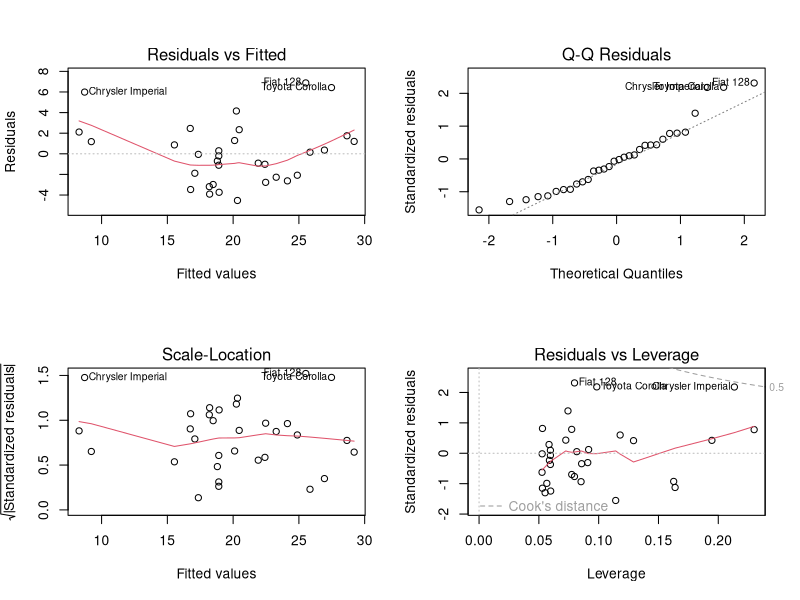
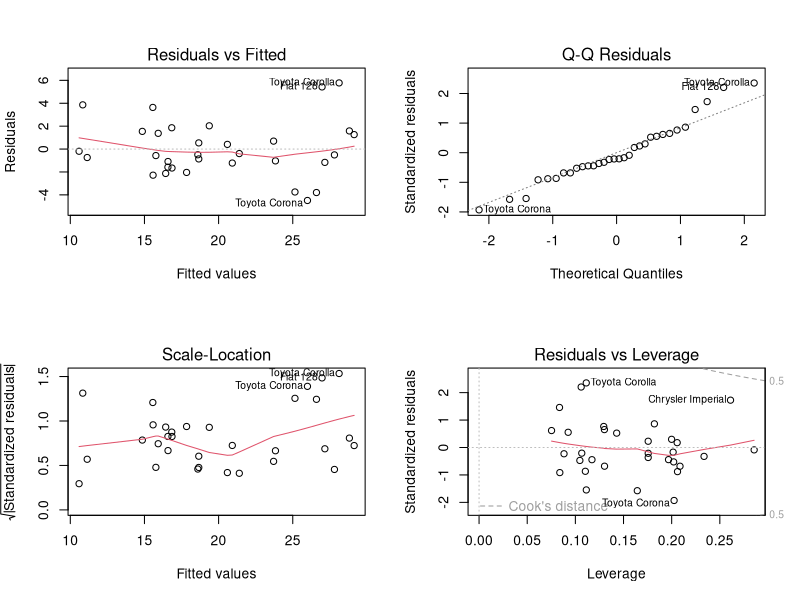
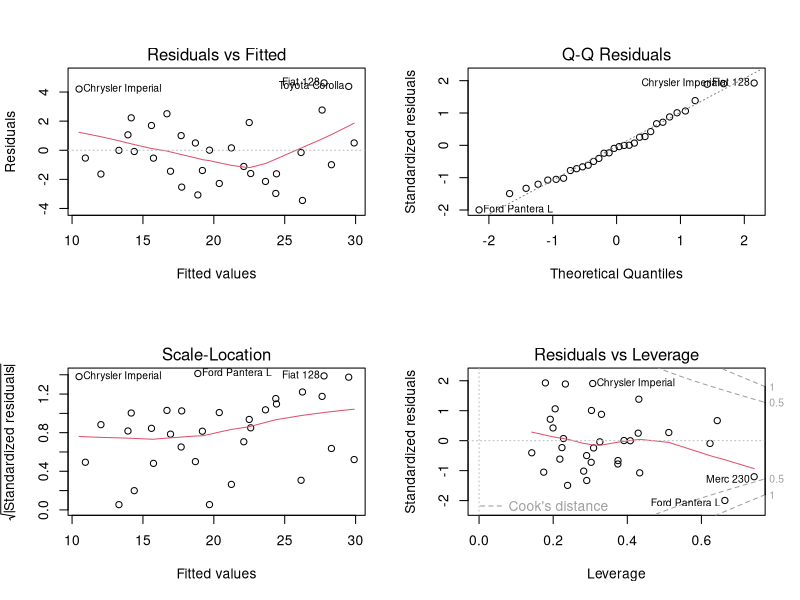
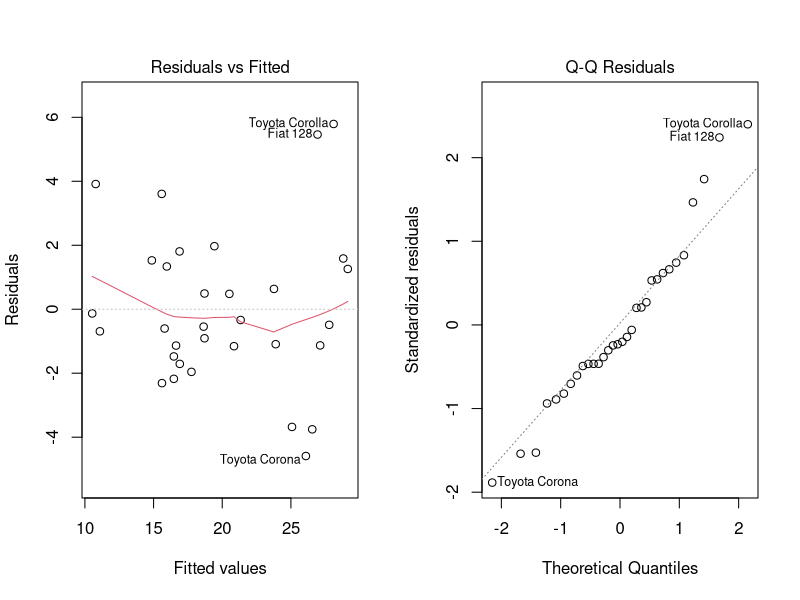
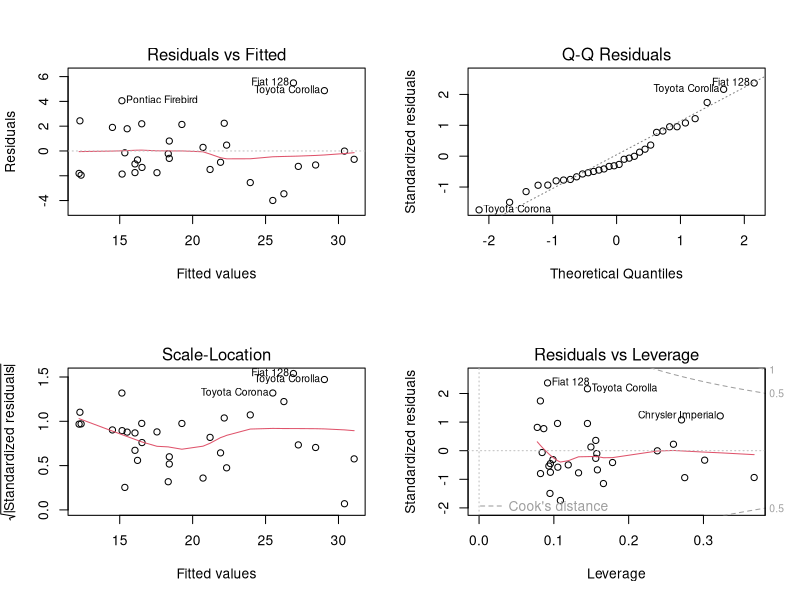
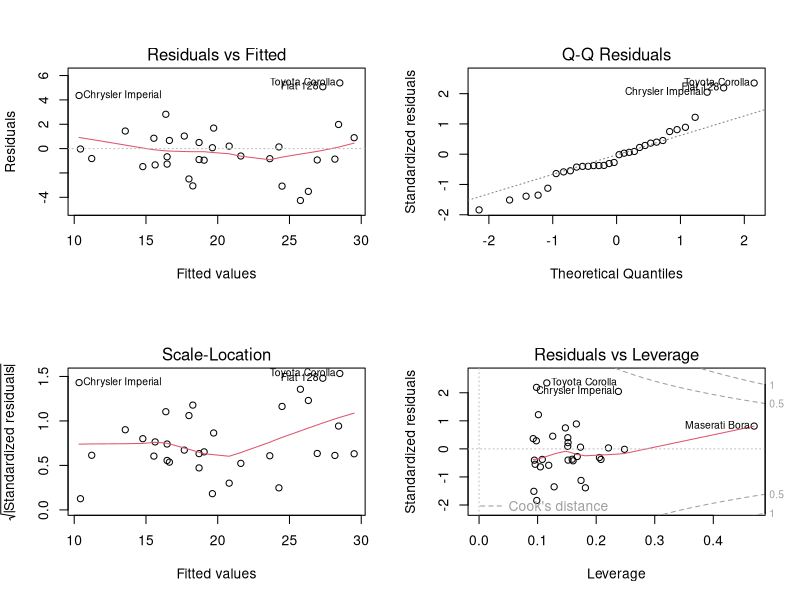
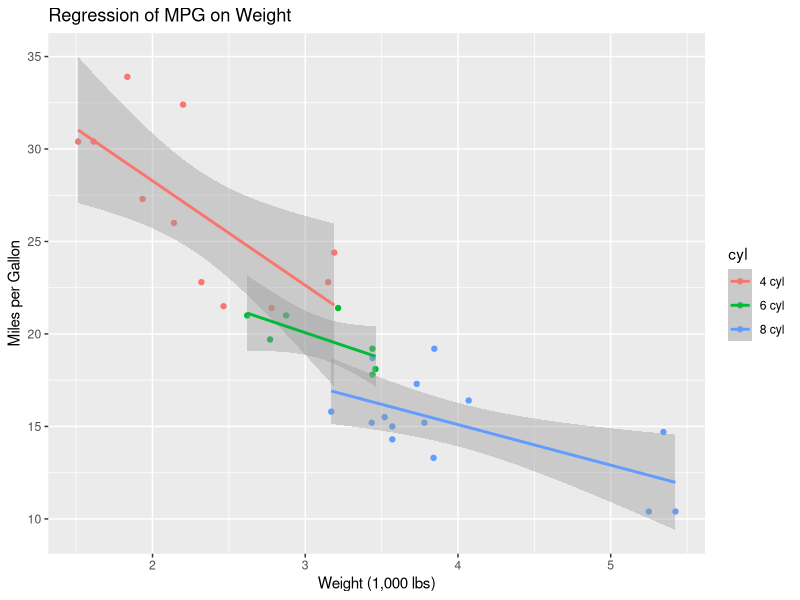

Generate these figures, in order, with R:
# TestReg.R
# Creator: Jim Callahan
# Date:    october 9, 2015 (Friday)
# Cert:    Johns Hopkins, "Data Science" by Coursera
# Course:  Regression
# Purpose: Test out some ideas and code for RegressionMPG project
# Source:  Modified Swiss example in "Residuals and Diagnostics" lecture

data(mtcars); 

MPGmod000 <- lm(mpg ~ as.factor(am), data=mtcars)
summary(MPGmod000)

par(mfrow = c(2, 2))
MPGmod001 <- lm(mpg ~ as.factor(am)+wt, data=mtcars)
summary(MPGmod001)
plot(MPGmod001)

par(mfrow = c(2, 2))
MPGmod002 <- lm(mpg ~ as.factor(am)+wt+as.factor(cyl), data=mtcars)
summary(MPGmod002)
plot(MPGmod002)

par(mfrow = c(2, 2))
MPGModAll <- lm(mpg  ~ . , data = mtcars); 
summary(MPGModAll)
plot(MPGModAll)

# drop Transmission (am) *** BEST MODEL ***
par(mfrow = c(1,2))
MPGmod003 <- lm(mpg ~ +wt+as.factor(cyl), data=mtcars)
summary(MPGmod003)
plot(MPGmod003, which = 1)
plot(MPGmod003, which = 2)


# square of the weight
par(mfrow = c(2, 2))
MPGmod004 <- lm(mpg ~ as.factor(cyl) + wt + I(wt^2), data=mtcars)
summary(MPGmod004)
plot(MPGmod004)


# Weight and hp 
par(mfrow = c(2, 2))
MPGmod005 <- lm(mpg ~ as.factor(cyl) + wt + hp, data=mtcars)
summary(MPGmod005)
plot(MPGmod005)

# Plots
# Web search for ggplot2 facet examples found:
# http://www.statmethods.net/advgraphs/ggplot2.html

# Separate regressions of mpg on weight for each number of cylinders
# create factors with value labels 
library(ggplot2)
data(mtcars)
mtcars$gear <- factor(mtcars$gear,levels=c(3,4,5),
                      labels=c("3gears","4gears","5gears")) 
mtcars$am <- factor(mtcars$am,levels=c(0,1),
                    labels=c("Automatic","Manual")) 
mtcars$cyl <- factor(mtcars$cyl,levels=c(4,6,8),
                     labels=c("4 cyl","6 cyl","8 cyl")) 

qplot(wt, mpg, data=mtcars, geom=c("point", "smooth"), 
      method="lm", formula=y~x, color=cyl, 
      main="Regression of MPG on Weight", 
      xlab="Weight (1,000 lbs)", 
      ylab="Miles per Gallon")

